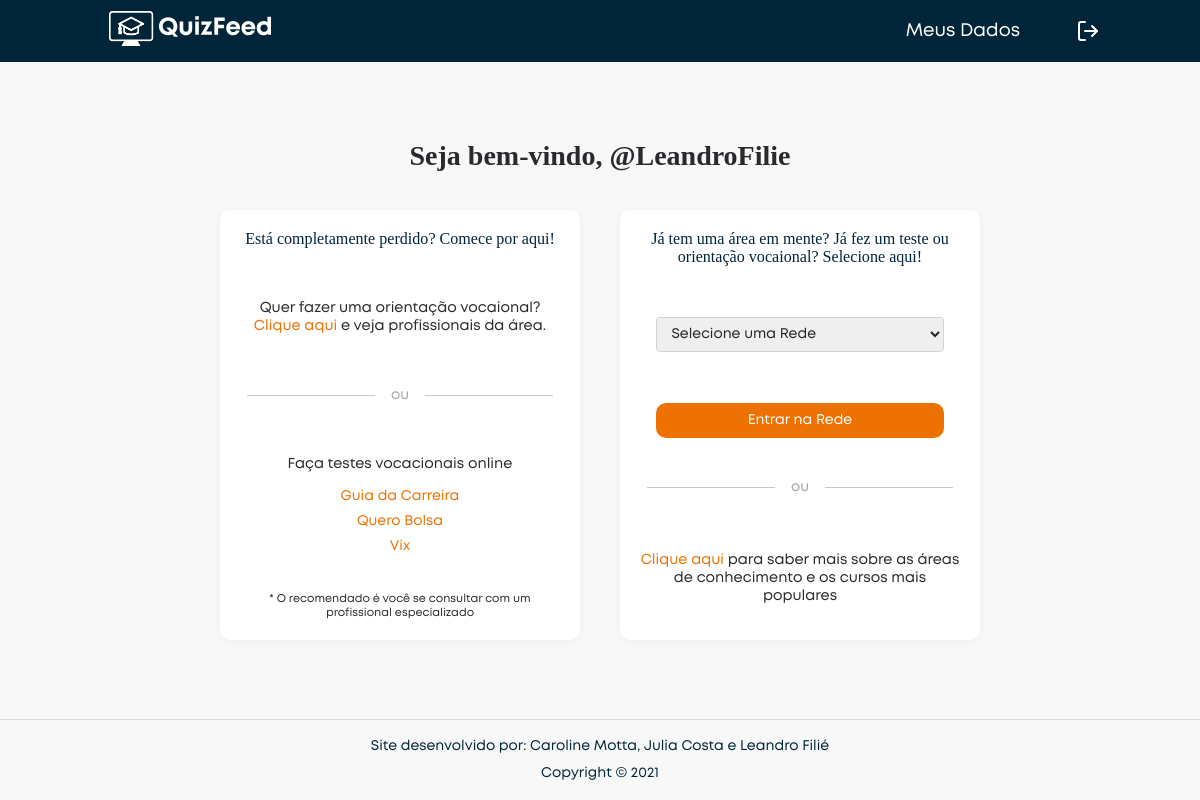
Screenshot of /home.php (signed in) with the database file from the repository.
### tables this page shows
CREATE TABLE IF NOT EXISTS `teste_pronto` (
  `id_teste` int(11) NOT NULL AUTO_INCREMENT,
  `nome` varchar(50) NOT NULL,
  `link` varchar(200) NOT NULL,
  PRIMARY KEY (`id_teste`)
);

### home.php (the view, shortened to what this page needs)
<!DOCTYPE html>
<html lang="pt-br">
<head>
    <?php include './inc/head.inc' ?>
    <link rel="stylesheet" href="./style/home.css">
</head>
<body>
    <?php
        include './inc/menu.inc';
        include './inc/conexao.php';
    ?>
    <main>
        <?php
            if($_SESSION["permissao"] == 1){
                echo '
                    <div class="section-title">
                        <h1 class="title">Seja bem-vindo, @'.$_SESSION["nome_usuario"].'</h1>
                    </div>
                    <section class="cards">
                        <section class="card-adm">
                            <div class="card-title">Gerenciamento de Usuários</div>
                            <div class="item">
                                <p>Comuns</p>
                                <a href="./dados_usuarios.php"><button>Ver todos</button></a>
                            </div>
                            <div class="item">
                                <p>Psicólogos</p>
                                <a href="./dados_psicologos.php"><button>Ver todos</button></a>
                            </div>
                        </section>
                        <section class="card-adm">
                            <div class="card-title">Gerenciamento das Redes</div>
                            <select id="nome_rede">
                                <option value="">Selecione uma Rede</option>
                            ';
                            $selectAreas = 'SELECT * FROM area';
                            $resultadoAreas = mysqli_query($conexao, $selectAreas);
                            while($linha = mysqli_fetch_assoc($resultadoAreas)){
                                echo '
                                    <option value="'.$linha["id_area"].'">'.$linha["nome"].'</option>
                                ';
                            }
                            echo '
                            </select>
                            <button>Ir para a Rede</button>
                        </section>
                    </section>
                    ';
            }
            else if($_SESSION["permissao"] == 2){
                $selectNomeRede = "SELECT rede.nome as nome, rede.id_rede as id_rede FROM rede INNER JOIN inscricao ON inscricao.email_usuario = '".$_SESSION["email"]."' AND inscricao.cod_rede = rede.id_rede";
                $resultadoNomeRede = mysqli_query($conexao,$selectNomeRede);
                if(mysqli_num_rows($resultadoNomeRede) == 0){
                    echo '
                        <div class="section-title">
                            <h1 class="title">Seja bem-vindo, @'.$_SESSION["nome_usuario"].'</h1>
                        </div>
                        <section class="cards">
                            <section class="card-inicio">
                                <div class="card-title">Está completamente perdido? Comece por aqui!</div>
                                <p>Quer fazer uma orientação vocaional? <a href="dados_psicologos.php">Clique aqui</a> e veja profissionais da área.</p>
                                <span class="separator">ou</span>
                                <div class="lista-testes">
                                    <p class="text-testes">Faça testes vocacionais online</p>
                                    <div class="testes">';
                                    $selectTestes = 'SELECT * FROM teste_pronto';
                                    $resultadoTestes = mysqli_query($conexao, $selectTestes);
                                    while($linha = mysqli_fetch_assoc($resultadoTestes)){
                                        echo '
                                            <a href="'.$linha["link"].'" target="_blank" >'.$linha["nome"].'</a>
                                        ';
                                    }
                                    echo'
                                    </div>
                                </div>
                                <span class="obs">* O recomendado é você se consultar com um profissional especializado</span>
                            </section>
                            <section class="card-redes">
                                <div class="card-title">Já tem uma área em mente? Já fez um teste ou orientação vocaional? Selecione aqui!</div>
                                <select id="nome_rede">
                                    <option value="">Selecione uma Rede</option>
                                ';
                                echo '
                                </select>
                                <span class="erro_entrar_rede"></span>
                                <button id="entrar_rede">Entrar na Rede</button>
                                <span class="separator">ou</span>
                                <p><a href="#">Clique aqui</a> para saber mais sobre as áreas de conhecimento e os cursos mais populares</p>
                            </section>
                        </section>
                    ';
                }
            }
        ?>
    </main>
    <?php include './inc/footer.inc';  ?>
</body>
</html>

### style/main.css (style rules this page uses)
:root { --azul: #002539; --laranja: #ed7201; --area-main: calc(100vh - 143px); --border-color: #e5e5e5; }
html { font-size: 14px; }
* { box-sizing: border-box; font-family: "Mont"; }
body { margin: 0; padding: 0; background: #f8f8f8; color: #29292e; }
main { max-width: 800px; }
button { outline: none; }
a { text-decoration: none; color: inherit; }

### style/home.css (style rules this page uses)
main { display: flex; flex-direction: column; justify-content: center; align-items: center; text-align: center; margin: auto; min-height: var(--area-main); }
.section-title .title { display: flex; justify-content: center; align-items: center; text-align: center; font-size: 2rem; font-family: 'Mont-SemiBold'; }
.cards { display: flex; align-items: stretch; justify-content: center; flex-wrap: wrap; }
.card-area, .card-rede, .card-inicio, .card-redes, .card-adm { display: flex; flex-direction: column; align-items: center; min-width: 250px; margin: 20px; background: #ffffff; border-radius: 10px; border: none; box-shadow: 0px 2px 12px rgba(0, 0, 0, 0.04); }
.card-area, .card-rede, .card-inicio, .card-redes { flex: 1; min-height: 430px; }
.card-inicio, .card-redes { padding: 20px; justify-content: space-between; }
.card-title { margin:0; font-size: 1.15rem; color: var(--azul); font-family: 'Mont-SemiBold'; }
.card-inicio p, .card-redes p { font-size: 1.03rem; }
.card-inicio p a, .card-redes p a { color: var(--laranja); }
.card-inicio .lista-testes { display: flex; flex-direction: column; }
.lista-testes .testes { display: flex; flex-direction: column; gap: 8px; }
.lista-testes .testes a { color: var(--laranja); }
.card-inicio .obs { font-size: 0.8rem; }
.separator { color: #29292e6e; display: flex; align-items: center; gap: 16px; justify-content: center; width: 100%; }
.separator::before, .separator::after { content:""; width: 40%; height: 1px; background: #29292e41; }
.card-redes select, .card-adm select { width: 90%; height: 2.5rem; margin: 10px; padding: 0.375rem 0.75rem; outline: none; border: 1px solid #ced4da; border-radius: 0.25rem; font-size: 1rem; color: #212529; white-space: nowrap; font-weight: 400; line-height: 1.5; }
.card-redes select option, .card-adm select option { font-size: 1rem; color: #212529; white-space: nowrap; }
.card-redes button, .card-adm button { border: none; border-radius: 10px; width: 90%; height: 2.5rem; color: white; font-size: 1rem; cursor: pointer; background: var(--laranja); }

### rows the page displays
teste_pronto: nome "Guia da Carreira"
teste_pronto: nome "Quero Bolsa"
teste_pronto: nome "Vix"

### other values shown
$_SESSION["nome_usuario"] "LeandroFilie"
